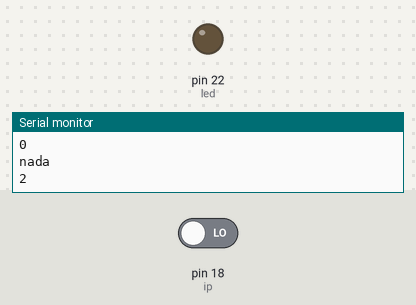
A sketch run on a simulated Arduino Mega 2560, built with avr-gcc and run on an emulated ATmega2560. On the bench: output pins drawn as LEDs (lit = HIGH), the last lines printed to the serial monitor. Inputs (shaded band) come from the test bench; at power-on: pin 18 (ip) LOW.

Above: at 2.8 s.
2.9 s: pin 18 (ip) driven HIGH
At 4.2 s:
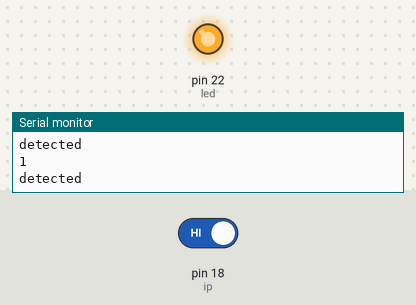
4.5 s: pin 18 (ip) driven LOW
At 5.9 s:
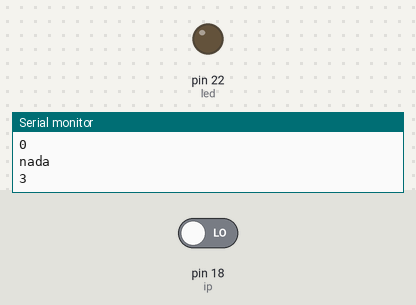
Timing chart, 0 to 7.5 s (numbered marks = the images above; inputs shaded):
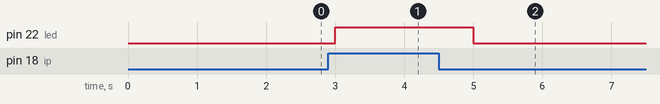

Measured:
- after the input at 2.9 s, pin 22 (led): LOW → HIGH after 0.10 s
- after the input at 4.5 s, pin 22 (led): HIGH → LOW after 0.50 s

The sketch:

radar.ino
```cpp
int ip = 18;

int val = 0;

int led = 22;
int p=0;

void setup() {

  Serial.begin(9600);

  pinMode (ip, INPUT);

  pinMode (led, OUTPUT);

}


void loop() {

  val = digitalRead(ip);

  Serial.println(val, DEC);

  if(val > 0)

  {

    digitalWrite(led, HIGH);
    Serial.println("detected");
  }

  else

  {
    digitalWrite(led, LOW);
    Serial.println("nada" );
    Serial.println(p++);


  }

  delay(1000);


}
```
